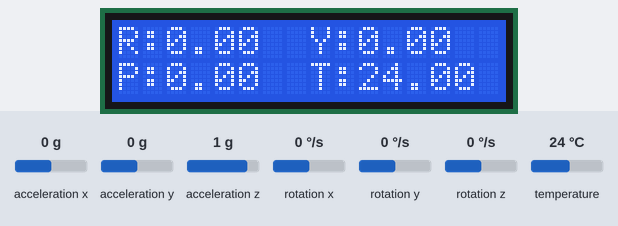
A sketch run on a simulated Arduino Uno, built with avr-gcc and run on an emulated ATmega328P. Shown: 16×2 character LCD. The inputs (shaded band) are chosen by the test bench; at power-on: rotation x 0 °/s, rotation y 0 °/s, rotation z 0 °/s, temperature 24 °C, acceleration x 0 g, acceleration y 0 g, acceleration z 1 g. What the sketch prints to the serial monitor is not drawn.

Above: at 1.3 s.
1.4 s: rotation x set to -192 °/s
At 2.9 s:
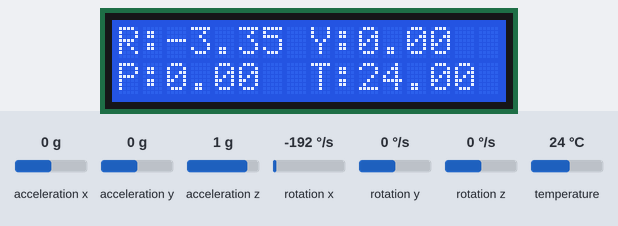
3.2 s: rotation y set to -192 °/s
At 4.6 s:
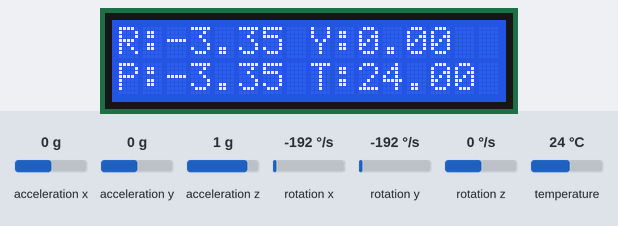
4.9 s: rotation z set to -192 °/s
At 6.1 s:
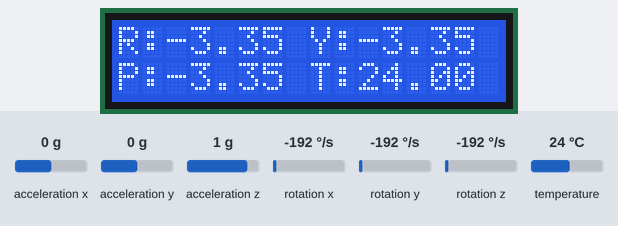
6.5 s: temperature set to 12 °C
At 7.6 s:
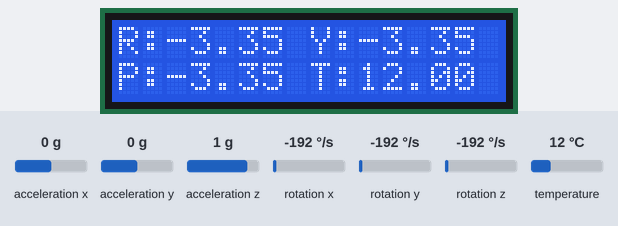
8.1 s: rotation x set to -100 °/s
At 9.1 s:
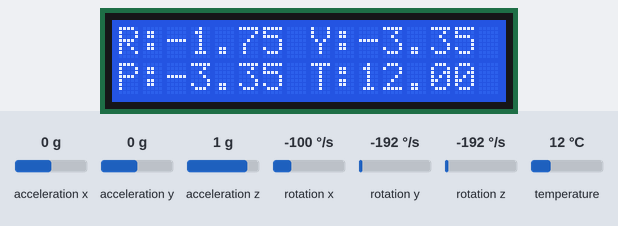
Timing chart, 0 to 10.7 s (numbered marks = the images above; inputs shaded):
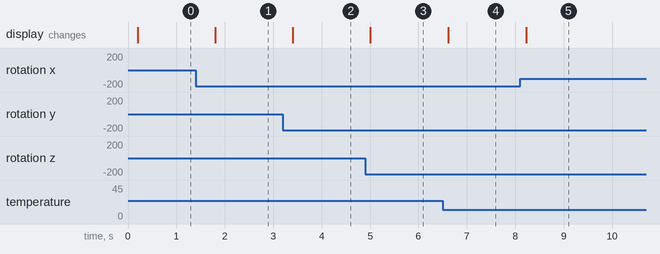

Measured:
- after the input at 1.4 s, the display: changes after 0.40 s (image 1)
- after the input at 3.2 s, the display: changes after 0.20 s (image 2)
- after the input at 4.9 s, the display: changes after 0.11 s (image 3)
- after the input at 6.5 s, the display: changes after 0.12 s (image 4)
- after the input at 8.1 s, the display: changes after 0.13 s (image 5)

The sketch:

mpu6050-lcd.ino
```cpp
#include <LiquidCrystal_I2C.h>
#include <Adafruit_MPU6050.h>
#include <Adafruit_Sensor.h>
#include <Wire.h>

Adafruit_MPU6050 mpu;
LiquidCrystal_I2C lcd(0x27, 16, 2);

void setup(void) {
  Serial.begin(115200);
  Wire.begin();
  lcd.init();
  lcd.backlight();
  mpu.begin();

  mpu.setAccelerometerRange(MPU6050_RANGE_8_G);
  mpu.setGyroRange(MPU6050_RANGE_500_DEG);
  mpu.setFilterBandwidth(MPU6050_BAND_21_HZ);
  delay(100);
}

void loop() {

  /* Get new sensor events with the readings */
  sensors_event_t a, g, temp;
  mpu.getEvent(&a, &g, &temp);

  /* Print out the values */
  Serial.print("Acceleration X: ");
  Serial.print(a.acceleration.x);
  Serial.print(", Y: ");
  Serial.print(a.acceleration.y);
  Serial.print(", Z: ");
  Serial.print(a.acceleration.z);
  Serial.println(" m/s^2");

  Serial.print("Rotation X: ");
  lcd.setCursor(0, 0);
  lcd.print("R:");
  lcd.print(g.gyro.x);
  Serial.print(g.gyro.x);

  Serial.print(", Y: ");
  lcd.setCursor(0, 1);
  lcd.print("P:");
  lcd.print(g.gyro.y);
  Serial.print(g.gyro.y);

  Serial.print(", Z: ");
  lcd.setCursor(8, 0);
  lcd.print("Y:");
  lcd.print(g.gyro.z);
  Serial.print(g.gyro.z);
  Serial.println(" rad/s");

  Serial.print("Temperature: ");
  lcd.setCursor(8, 1);
  lcd.print("T:");
  lcd.print(temp.temperature);
  Serial.print(temp.temperature);
  Serial.println(" degC");

  Serial.println("");
  delay(500);
}
```
